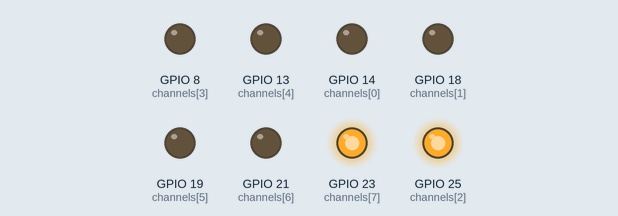
Recording of a program running on a simulated Raspberry Pi (BCM pin numbers). On the bench: output pins drawn as LEDs (lit = HIGH). At 10.0 s the program stops and its outputs stay as they are.

Above: at 0.1 s.
At 1.1 s:
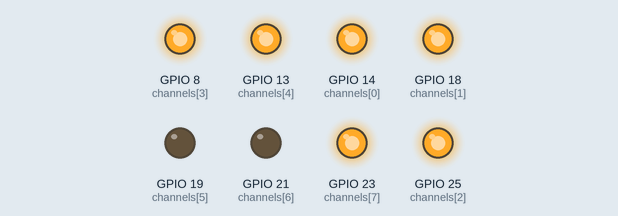
At 2.1 s:
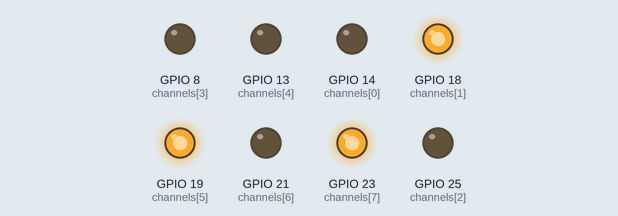
At 5.1 s:
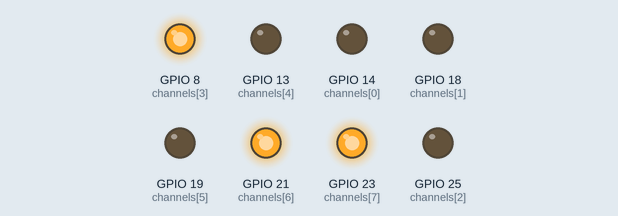
At 7.1 s:
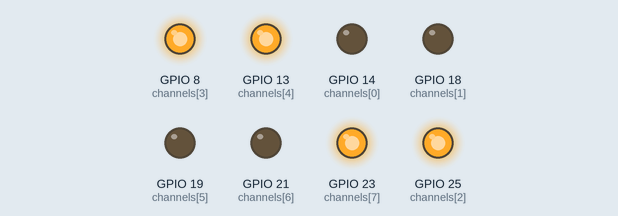
At 10.1 s:
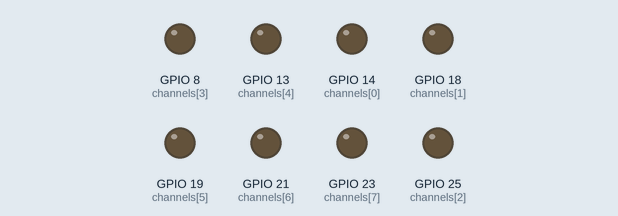
Timing chart, 0 to 11.5 s (numbered marks = the images above):
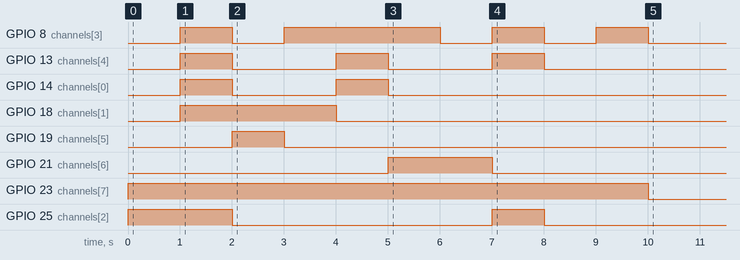

The program:

countup1.py
```python
#!/usr/bin/env python3
# -*- coding: utf-8 -*-
import RPi.GPIO as GPIO
import time
GPIO.setwarnings(False)
GPIO.setup
GPIO.setmode(GPIO.BCM)
channels = [14, 18, 25 ,8, 13, 19, 21, 23]
GPIO.setup(channels,GPIO.OUT)
#23(anode)on
GPIO.output(23,1)
#0
GPIO.output(14,0)
GPIO.output(21,0)
GPIO.output(19,0)
GPIO.output(13,0)
GPIO.output(8,0)
GPIO.output(18,0)
GPIO.output(25,1)
time.sleep(1)
#1
GPIO.output(14,1)
GPIO.output(21,0)
GPIO.output(19,0)
GPIO.output(13,1)
GPIO.output(8,1)
GPIO.output(18,1)
GPIO.output(25,1)
time.sleep(1)
#2
GPIO.output(14,0)
GPIO.output(21,0)
GPIO.output(19,1)
GPIO.output(13,0)
GPIO.output(8,0)
GPIO.output(18,1)
GPIO.output(25,0)
time.sleep(1)
#3
GPIO.output(14,0)
GPIO.output(21,0)
GPIO.output(19,0)
GPIO.output(13,0)
GPIO.output(8,1)
GPIO.output(18,1)
GPIO.output(25,0)
time.sleep(1)
#4
GPIO.output(14,1)
GPIO.output(21,0)
GPIO.output(19,0)
GPIO.output(13,1)
GPIO.output(8,1)
GPIO.output(18,0)
GPIO.output(25,0)
time.sleep(1)
#5
GPIO.output(14,0)
GPIO.output(21,1)
GPIO.output(19,0)
GPIO.output(13,0)
GPIO.output(8,1)
GPIO.output(18,0)
GPIO.output(25,0)
time.sleep(1)
#6
GPIO.output(14,0)
GPIO.output(21,1)
GPIO.output(19,0)
GPIO.output(13,0)
GPIO.output(8,0)
GPIO.output(18,0)
GPIO.output(25,0)
time.sleep(1)
#7
GPIO.output(14,0)
GPIO.output(21,0)
GPIO.output(19,0)
GPIO.output(13,1)
GPIO.output(8,1)
GPIO.output(18,0)
GPIO.output(25,1)
time.sleep(1)
#8
GPIO.output(14,0)
GPIO.output(21,0)
GPIO.output(19,0)
GPIO.output(13,0)
GPIO.output(8,0)
GPIO.output(18,0)
GPIO.output(25,0)
time.sleep(1)
#9
GPIO.output(14,0)
GPIO.output(21,0)
GPIO.output(19,0)
GPIO.output(13,0)
GPIO.output(8,1)
GPIO.output(18,0)
GPIO.output(25,0)
time.sleep(1)
#23(anode)off
GPIO.cleanup()
```

Measured:
- by itself, GPIO 8 (channels[3]): LOW → HIGH at 1.0 s, → LOW 1.0 s later, → HIGH 1.0 s later, → LOW 3.0 s later, … (8 changes in this stretch)
- by itself, GPIO 13 (channels[4]): alternates HIGH for 1.0 s and LOW for 2.0 s, 6 changes in all, then stays LOW
- by itself, GPIO 14 (channels[0]): alternates HIGH for 1.0 s and LOW for 2.0 s, 4 changes in all, then stays LOW
- by itself, GPIO 18 (channels[1]): LOW → HIGH at 1.0 s, → LOW 3.0 s later
- by itself, GPIO 19 (channels[5]): LOW → HIGH at 2.0 s, → LOW 1.0 s later
- by itself, GPIO 21 (channels[6]): LOW → HIGH at 5.0 s, → LOW 2.0 s later
- by itself, GPIO 23 (channels[7]): LOW → HIGH at 0.00 s, → LOW 10.0 s later
- by itself, GPIO 25 (channels[2]): LOW → HIGH at 0.00 s, → LOW 2.0 s later, → HIGH 5.0 s later, → LOW 1.0 s later
